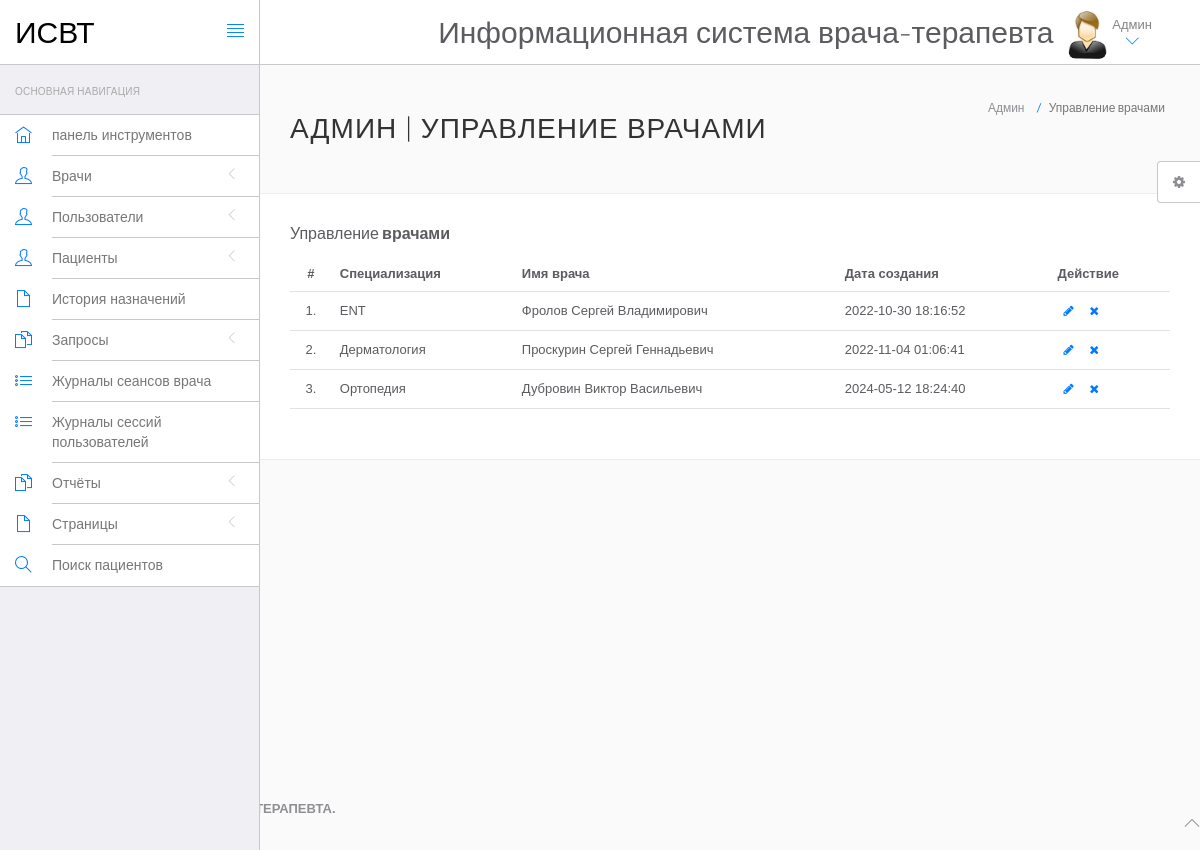
The page /hms/admin/manage-doctors.php (signed in) on the database its author committed.
### tables this page shows
CREATE TABLE `doctors` (
  `id` int(11) NOT NULL,
  `specilization` varchar(255) DEFAULT NULL,
  `doctorName` varchar(255) DEFAULT NULL,
  `address` longtext DEFAULT NULL,
  `docFees` varchar(255) DEFAULT NULL,
  `contactno` bigint(11) DEFAULT NULL,
  `docEmail` varchar(255) DEFAULT NULL,
  `password` varchar(255) DEFAULT NULL,
  `creationDate` timestamp NULL DEFAULT current_timestamp(),
  `updationDate` timestamp NULL DEFAULT NULL ON UPDATE current_timestamp()
);

### hms/admin/manage-doctors.php (the view, shortened to what this page needs)
<?php
include('include/config.php');
if(strlen($_SESSION['id']==0)) {
 header('location:logout.php');
  } else{
?>
<!DOCTYPE html>
<html lang="en">
	<head>
		<link rel="stylesheet" href="vendor/bootstrap/css/bootstrap.min.css">
		<link rel="stylesheet" href="vendor/fontawesome/css/font-awesome.min.css">
		<link rel="stylesheet" href="vendor/themify-icons/themify-icons.min.css">
		<link href="vendor/animate.css/animate.min.css" rel="stylesheet" media="screen">
		<link href="vendor/perfect-scrollbar/perfect-scrollbar.min.css" rel="stylesheet" media="screen">
		<link href="vendor/switchery/switchery.min.css" rel="stylesheet" media="screen">
		<link href="vendor/bootstrap-touchspin/jquery.bootstrap-touchspin.min.css" rel="stylesheet" media="screen">
		<link href="vendor/select2/select2.min.css" rel="stylesheet" media="screen">
		<link href="vendor/bootstrap-datepicker/bootstrap-datepicker3.standalone.min.css" rel="stylesheet" media="screen">
		<link href="vendor/bootstrap-timepicker/bootstrap-timepicker.min.css" rel="stylesheet" media="screen">
		<link rel="stylesheet" href="assets/css/styles.css">
		<link rel="stylesheet" href="assets/css/plugins.css">
		<link rel="stylesheet" href="assets/css/themes/theme-1.css" id="skin_color" />
	</head>
	<body>
		<div id="app">
<?php include('include/sidebar.php');?>
			<div class="app-content">
						<?php include('include/header.php');?>
				<div class="main-content" >
					<div class="wrap-content container" id="container">
						<section id="page-title">
							<div class="row">
								<div class="col-sm-8">
									<h1 class="mainTitle">Админ | Управление врачами</h1>
																	</div>
								<ol class="breadcrumb">
									<li>
										<span>Админ</span>
									</li>
									<li class="active">
										<span>Управление врачами</span>
									</li>
								</ol>
							</div>
						</section>
						<div class="container-fluid container-fullw bg-white">
									<div class="row">
								<div class="col-md-12">
									<h5 class="over-title margin-bottom-15">Управление <span class="text-bold">врачами</span></h5>
									<table class="table table-hover" id="sample-table-1">
										<thead>
											<tr>
												<th class="center">#</th>
												<th>Специализация</th>
												<th class="hidden-xs">Имя врача</th>
												<th>Дата создания </th>
												<th>Действие</th>
											</tr>
										</thead>
										<tbody>
<?php
$sql=mysqli_query($con,"select * from doctors");
$cnt=1;
while($row=mysqli_fetch_array($sql))
{
?>
											<tr>
												<td class="center"><?php echo $cnt;?>.</td>
												<td class="hidden-xs"><?php echo $row['specilization'];?></td>
												<td><?php echo $row['doctorName'];?></td>
												<td><?php echo $row['creationDate'];?>
												</td>
												<td >
												<div class="visible-md visible-lg hidden-sm hidden-xs">
							<a href="edit-doctor.php?id=<?php echo $row['id'];?>" class="btn btn-transparent btn-xs" tooltip-placement="top" tooltip="Edit"><i class="fa fa-pencil"></i></a>
	<a href="manage-doctors.php?id=<?php echo $row['id']?>&del=delete" onClick="return confirm('Are you sure you want to delete?')"class="btn btn-transparent btn-xs tooltips" tooltip-placement="top" tooltip="Remove"><i class="fa fa-times fa fa-white"></i></a>
												</div>
												</td>
											</tr>
											<?php
$cnt=$cnt+1;
											 }?>
										</tbody>
									</table>
								</div>
							</div>
								</div>
							</div>
						</div>
					</div>
				</div>
	<?php include('include/footer.php');?>
	<?php include('include/setting.php');?>
	</body>
</html>
<?php } ?>

### hms/admin/assets/css/themes/theme-1.css (style rules this page uses)
body { background: #FAFAFA; }

### rows shown on the page
doctors: specilization "ENT", doctorName "Фролов Сергей Владимирович", creationDate "2022-10-30 18:16:52"
doctors: specilization "Дерматология", doctorName "Проскурин Сергей Геннадьевич", creationDate "2022-11-04 01:06:41"
doctors: specilization "Ортопедия", doctorName "Дубровин Виктор Васильевич", creationDate "2024-05-12 18:24:40"
